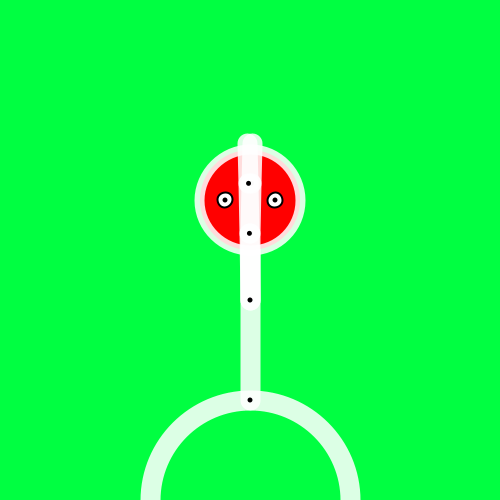
Frame 1 (no input)
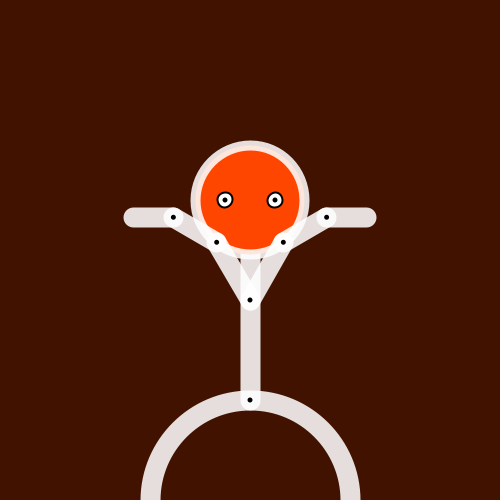
Frame 60 (the mouse pressed at the canvas centre just before this capture)
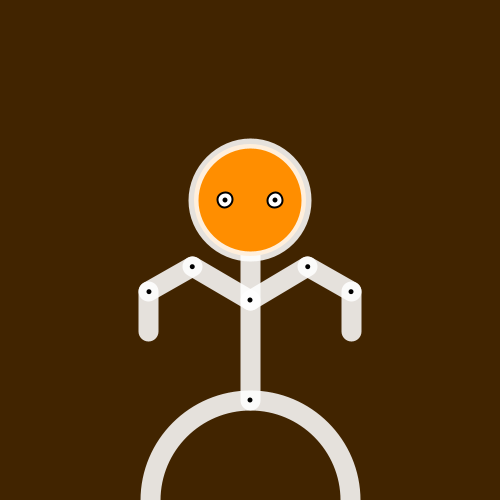
Frame 120 (the mouse held since frame 60 and released just before this capture)

The Processing sketch that drew these frames (run headless with seeded random() and noise(); from frame 60 on, the mouse is pressed at the canvas centre):

// Processing sketch: processing_2038
// ── processing_2038.pde

float diametro;

float cabezaColor;
float cabezaSize;
float cabezaSizePlus;

float giro;
float giroPlus;

void setup(){
  size(500,500);
  diametro=200;
 
  cabezaColor = 0;
  cabezaSize = diametro/2;
  cabezaSizePlus = 0.15;
  giroPlus=0.5;
}

void draw(){



  background(cabezaColor,255,65);
  stroke(255,220);
  strokeWeight(20);
  smooth();

  // RUEDA
  translate(width/2,height);
  fill(cabezaColor,255,65);
  ellipse(0,0,diametro,diametro);

  // CUERPO
  translate(0,-diametro/2);

  line(0,0,0,-diametro);

  noStroke();
  fill(0);
  ellipse(0,0,5,5);

  translate(0,-diametro);
  stroke(255,220);
  strokeWeight(10);

  colorMode(HSB);
  fill(cabezaColor,255,255);
  cabezaColor=(cabezaColor%255)+0.2;
  if (cabezaSize <= diametro/2-15 || cabezaSize >= diametro/2+15){
    cabezaSizePlus = -cabezaSizePlus ;
  }

  cabezaSize=cabezaSize+cabezaSizePlus;
  ellipse(0,0,cabezaSize,cabezaSize);
  
  // Dibujar OJOS
  pushMatrix();
  
  rotate(PI);
  translate(25,0);
  stroke(0);
  strokeWeight(2);
  fill(255);
  ellipse(0,0,15,15);
  noStroke();
  fill(0);
  ellipse(0,0,5,5);
  popMatrix();
  
   pushMatrix();
   rotate(TWO_PI);
  translate(25,0);
  stroke(0);
  strokeWeight(2);
  fill(255);
  ellipse(0,0,15,15);
  noStroke();
  fill(0);
  ellipse(0,0,5,5);
  
  popMatrix();

// Dibujar braço animado
  translate(0,diametro/2);
  
  giro=giro+giroPlus;
  
  dibujaBrazos(giro);
  dibujaBrazos(-giro);
}
  
  void dibujaBrazos (float angulo)
  {
   
  pushMatrix();  
  rotate(radians(angulo));
  stroke(255,220);
  strokeWeight(20);
  line(0,0,0,-diametro/3);
  noStroke();
  ellipse(0,0,5,5);
  
  
  translate(0,-diametro/3);
  rotate(radians(angulo));
  stroke(255,220);
  strokeWeight(20);
  line(0,0,0,-diametro/4);
  noStroke();
  ellipse(0,0,5,5);
  
   translate(0,-diametro/4);
  rotate(radians(angulo));
  stroke(255,220);
  strokeWeight(20);
  line(0,0,0,-diametro/5);
  noStroke();
  ellipse(0,0,5,5);
  
  popMatrix();
}
